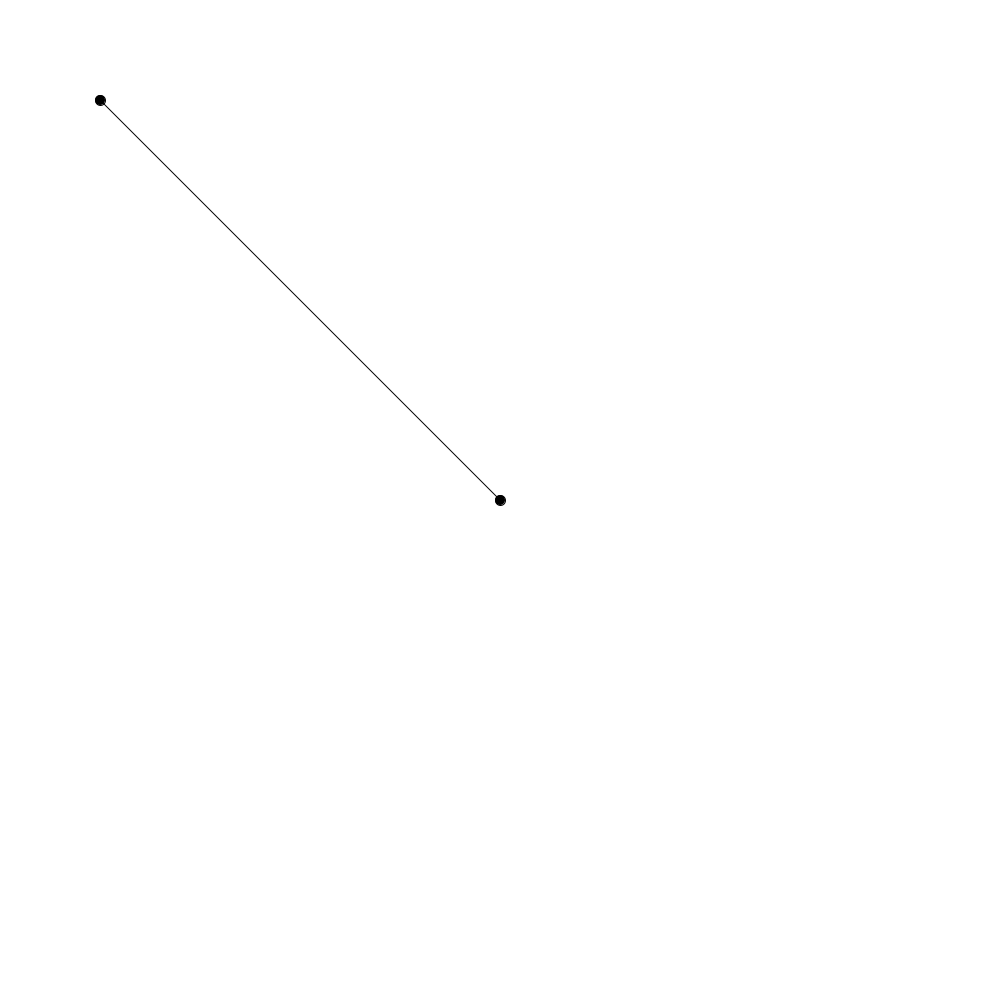
Frame 1 (no input)
Frame 60 (the mouse pressed at the canvas centre just before this capture): identical to frame 1, image omitted
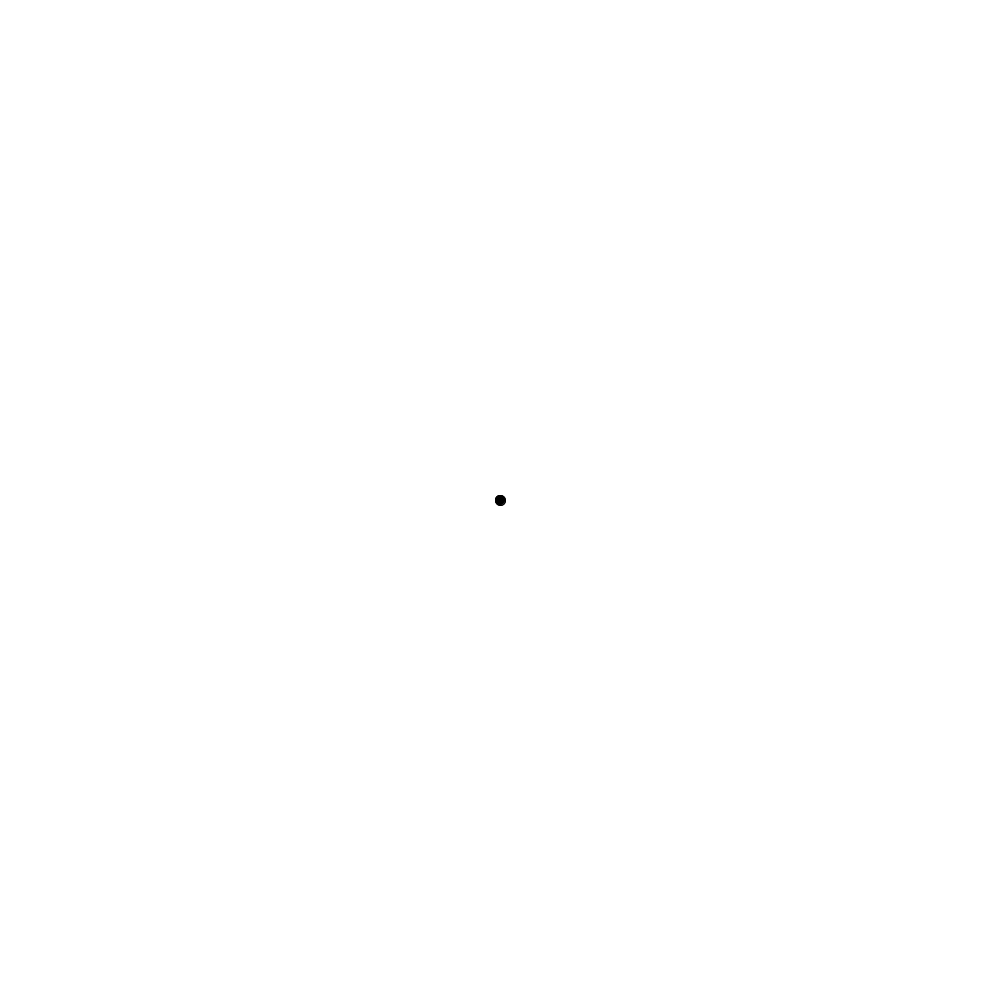
Frame 120 (the mouse held since frame 60 and released just before this capture)

The Processing sketch that drew these frames (run headless with seeded random() and noise(); from frame 60 on, the mouse is pressed at the canvas centre):

// Processing sketch: code_09_10
// ── code_09_10.pde
void setup(){
  size(1000, 1000);
}

void draw(){
  background(255);
  PVector mouse = new PVector(mouseX, mouseY);
  PVector center = new PVector(width/2, height/2);
  mouse.sub(center);
  mouse.mult(0.8);
  translate(width/2, height/2);
  fill(0);
  ellipse(0, 0, 10, 10);
  ellipse(mouse.x, mouse.y, 10, 10);
  line(0, 0, mouse.x, mouse.y);
}
